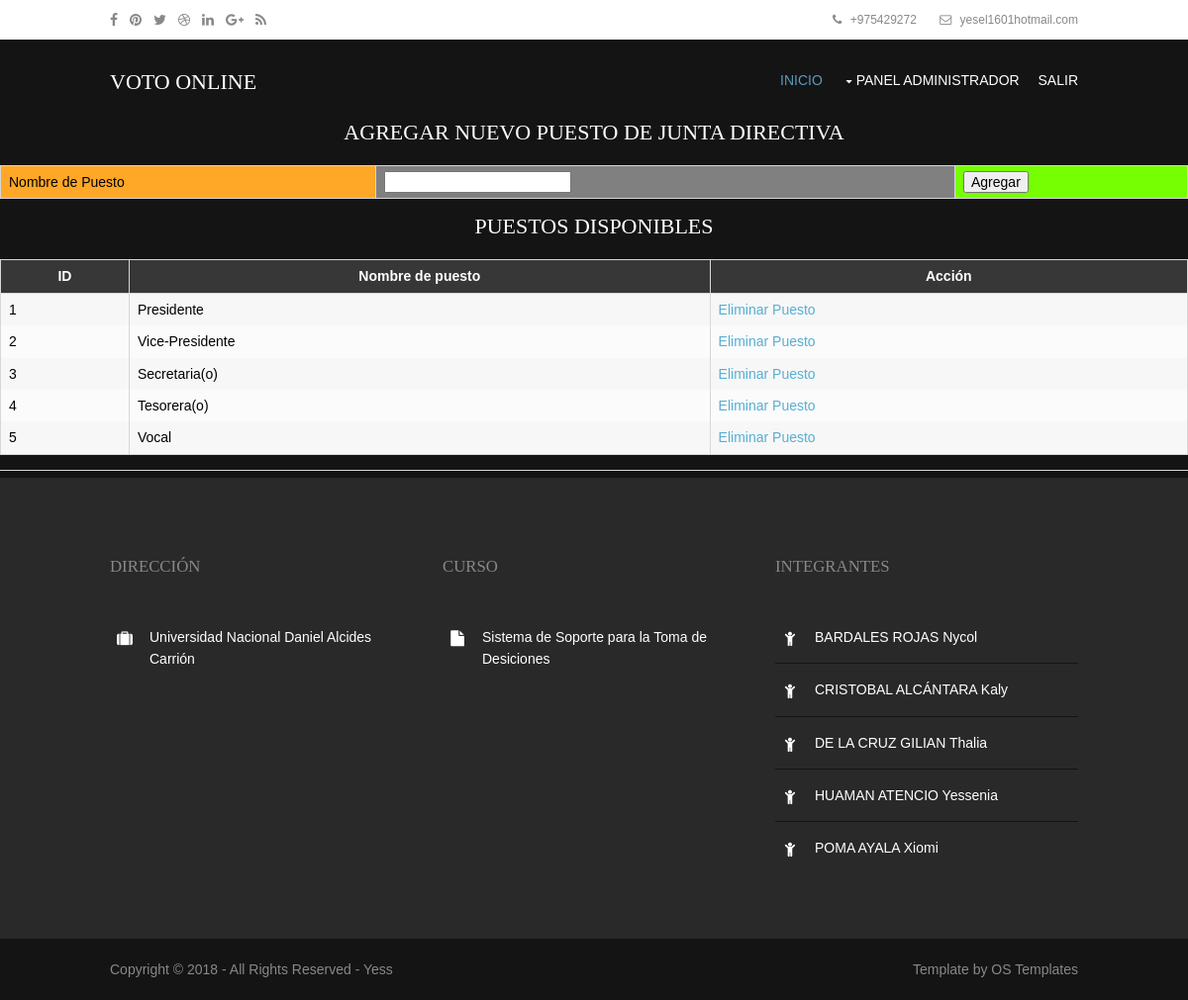
Page /admin/positions.php (signed in) on the committed database.
### tables this page shows
CREATE TABLE `tbpositions` (
  `position_id` int(5) NOT NULL,
  `position_name` varchar(45) NOT NULL
);

### admin/positions.php (the view, shortened to what this page needs)
<?php
	require('../connection.php');
	$result = $conn->query("SELECT * FROM tbPositions")
	or die("There are no records to display ... \n" . mysqli_error());
	?>
<!DOCTYPE html>
<html>
<head>
<link href="layout/styles/layout.css" rel="stylesheet" type="text/css" media="all">
</head>
<body id="top">
<div class="wrapper row0">
  <div id="topbar" class="hoc clear">
    <div class="fl_left">
      <ul class="faico clear">
        <li><a class="faicon-facebook" href="https://www.facebook.com/"><i class="fa fa-facebook"></i></a></li>
        <li><a class="faicon-pinterest" href="https://uk.pinterest.com/"><i class="fa fa-pinterest"></i></a></li>
        <li><a class="faicon-twitter" href="https://twitter.com/"><i class="fa fa-twitter"></i></a></li>
        <li><a class="faicon-dribble" href="https://dribbble.com/"><i class="fa fa-dribbble"></i></a></li>
        <li><a class="faicon-linkedin" href="https://www.linkedin.com/"><i class="fa fa-linkedin"></i></a></li>
        <li><a class="faicon-google-plus" href="https://plus.google.com/"><i class="fa fa-google-plus"></i></a></li>
        <li><a class="faicon-rss" href="https://www.rss.com/"><i class="fa fa-rss"></i></a></li>
      </ul>
    </div>
    <div class="fl_right">
      <ul class="nospace inline pushright">
        <li><i class="fa fa-phone"></i> +975429272</li>
        <li><i class="fa fa-envelope-o"></i> yesel1601hotmail.com </li>
      </ul>
    </div>
  </div>
</div>
<div class="wrapper row1">
  <header id="header" class="hoc clear">
    <div id="logo" class="fl_left">
			<h1><a href="index.html">VOTO ONLINE</a></h1>
    </div>
    <nav id="mainav" class="fl_right">
      <ul class="clear">
        <li class="active"><a href="positions.php">Inicio</a></li>
        <li><a class="drop" href="#">Panel Administrador</a>
        </li>
        <li><a href="logout.php">Salir</a></li>
      </ul>
    </nav>
  </header>
</div>
<div >
	<table width="380" align="center">
	<CAPTION><h3 style="color:white;">AGREGAR NUEVO PUESTO DE JUNTA DIRECTIVA</h3></CAPTION>
	<form name="fmPositions" id="fmPositions" action="positions.php" method="post" onsubmit="return positionValidate(this)">
	<tr>
	    <td bgcolor="#ffa726">Nombre de Puesto</td>
	    <td bgcolor="#808080"><input type="text" name="position" /></td>
	    <td bgcolor="#76ff03"><input type="submit" name="Submit" value="Agregar" /></td>
	</tr>
	</table>
	<table border="0" width="420" align="center">
		<CAPTION><h3 style="color:white;">PUESTOS DISPONIBLES</h3></CAPTION>
		<tr>
			<th>ID</th>
			<th>Nombre de puesto</th>
			<th>Acción</th>
		</tr>
		<?php
			while ($row=mysqli_fetch_array($result)){
			echo "<tr>";
			echo "<td>" . $row['position_id']."</td>";
			echo "<td>" . $row['position_name']."</td>";
			echo '<td><a href="positions.php?id=' . $row['position_id'] . '">Eliminar Puesto</a></td>';
			echo "</tr>";
			}
		?>
	</table>
	<hr>
</div>
<div class="wrapper row4">
  <footer id="footer" class="hoc clear">
    <div class="one_third first">
      <h6 class="title">Dirección</h6>
      <ul class="nospace linklist contact">
        <li><i class="fa fa-suitcase"></i>
          <address>
          <p> Universidad Nacional Daniel Alcides Carrión  </p>
          </address>
        </li>
      </ul>
    </div>
    <div class="one_third">
      <h6 class="title">Curso</h6>
      <ul class="nospace linklist contact">
        <li><i class="fa fa-file"></i> Sistema de Soporte para la Toma de Desiciones</li>
      </ul>
    </div>
    <div class="one_third">
      <h6 class="title">Integrantes</h6>
      <ul class="nospace linklist contact">
        <li><i class="fa fa-child"></i> BARDALES ROJAS Nycol </li>
        <li><i class="fa fa-child"></i> CRISTOBAL ALCÁNTARA Kaly </li>
        <li><i class="fa fa-child"></i> DE LA CRUZ GILIAN Thalia </li>
        <li><i class="fa fa-child"></i> HUAMAN ATENCIO Yessenia</li>
        <li><i class="fa fa-child"></i> POMA AYALA Xiomi</li>
      </ul>
    </div>
  </footer>
</div>
<div class="wrapper row5">
  <div id="copyright" class="hoc clear">
    <p class="fl_left">Copyright &copy; 2018 - All Rights Reserved - <a href="#">Yess</a></p>
    <p class="fl_right">Template by <a target="_blank" href="http://www.os-templates.com/" title="Free Website Templates">OS Templates</a></p>
  </div>
</div>
</body>
</html>

### admin/layout/styles/layout.css (style rules this page uses)
#topbar { padding:5px 0; font-size:12px; }
#topbar .fl_right { margin-top:4px; }
#topbar .fl_right .inline > li i { margin:0 5px 0 0; line-height:normal; }
#header { padding:30px 0 0 0; }
#header #logo { margin-top:; }
#header #logo h1 { margin:0; padding:0; font-size:22px; text-transform:uppercase; }
#footer { padding:80px 0; }
#footer .title { margin:0 0 50px 0; padding:0; font-size:1.2rem; text-transform:uppercase; }
#footer .linklist li { display:block; margin-bottom:15px; padding:0 0 15px 0; border-bottom:1px solid; }
#footer .linklist li:last-child { margin:0; padding:0; border:none; }
#footer .linklist li::before, #footer .linklist li::after { display:table; content:""; }
#footer .linklist li, #footer .linklist li::after { clear:both; }
#footer .contact.linklist li, #footer .contact.linklist li:last-child { position:relative; padding-left:40px; }
#footer .contact li * { margin:0; padding:0; line-height:1.6; }
#footer .contact li i { display:block; position:absolute; top:0; left:0; width:30px; font-size:16px; text-align:center; }
#copyright { padding:20px 0; }
#copyright * { margin:0; padding:0; }
*, *::before, *::after { transition:all .3s ease-in-out; }
nav ul, nav ol { margin:0; padding:0; list-style:none; }
#mainav, #breadcrumb, .sidebar nav { line-height:normal; }
#mainav .drop::after, #mainav li li .drop::after, #breadcrumb li a::after, .sidebar nav a::after { position:absolute; font-family:"FontAwesome"; font-size:10px; line-height:10px; }
#mainav ul.clear { margin-top:3px; }
#mainav ul { text-transform:uppercase; }
#mainav li { display:inline-block; position:relative; margin:0 15px 0 0; padding:0; }
#mainav li:last-child { margin-right:0; }
#mainav li a { display:block; padding:0 0 32px 0; }
#mainav .drop { padding-left:15px; }
#mainav .drop::after, #mainav li li .drop::after { content:"\f0d7"; }
#mainav .drop::after { top:5px; left:5px; }
table, th, td { border:1px solid; border-collapse:collapse; vertical-align:top; }
table, th { table-layout:auto; }
table { width:100%; margin-bottom:15px; }
th, td { padding:5px 8px; }
td { border-width:0 1px; }
.faico { margin:0; padding:0; list-style:none; }
.faico li { display:inline-block; float:left; margin:0 12px 0 0; padding:0; line-height:normal; }
.faico li:last-child { margin-right:0; }
.faico a { display:block; height:30px; line-height:30px; font-size:14px; text-align:center; }
.faico a { color:inherit; background-color:transparent; }
body { color:#888888; background-color:#141414; }
a { color:#56AED4; }
hr, .borderedbox { border-color:#D7D7D7; }
.row0 { color:#888888; background-color:#FFFFFF; }
.row1 { color:#FFFFFF; background-color:#141414; }
.row4 { color:#FFFFFF; background-color:#292929; }
.row5, .row5 a { color:#888888; background-color:#141414; }
#header #logo * { color:inherit; }
#footer .title { color:#888888; }
#footer .linklist li { border-color:#141414; }
#mainav li a { color:inherit; }
#mainav .active a, #mainav a:hover, #mainav li:hover > a { color:#5B9BBD; background-color:inherit; }
table, th, td, #comments .avatar, #comments input, #comments textarea { border-color:#D7D7D7; color:black; }
th { color:#FFFFFF; background-color:#373737; }
tr, #comments li, #comments input[type="submit"], #comments input[type="reset"] { color:inherit; background-color:#FBFBFB; }
tr:nth-child(even), #comments li:nth-child(even) { color:inherit; background-color:#F7F7F7; }
table a, #comments a { background-color:inherit; }
@media screen and (min-width:978px) { .hoc { max-width:978px; } }

### rows in the picture
tbpositions: position_id "1", position_name "Presidente"
tbpositions: position_id "2", position_name "Vice-Presidente"
tbpositions: position_id "3", position_name "Secretaria(o)"
tbpositions: position_id "4", position_name "Tesorera(o)"
tbpositions: position_id "5", position_name "Vocal"
